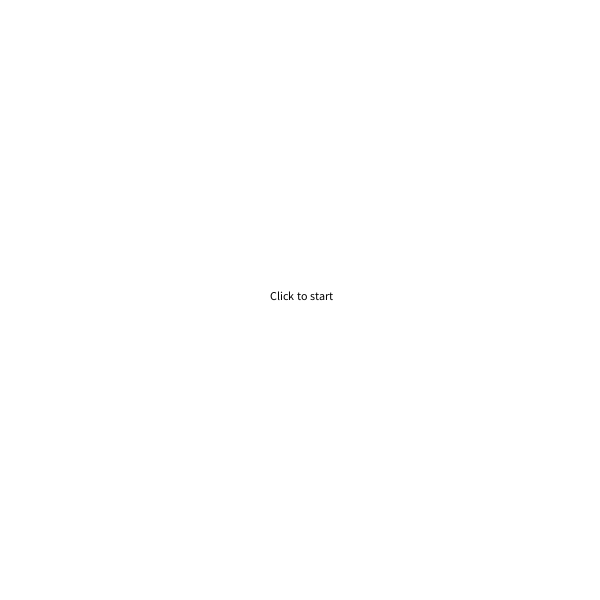
Frame 1 (no input)
Frame 60 (the mouse pressed at the canvas centre just before this capture): identical to frame 1, image omitted
Frame 120 (the mouse held since frame 60 and released just before this capture): blank canvas, image omitted

The Processing sketch that drew this single still picture (run headless with seeded random() and noise(); from frame 60 on, the mouse is pressed at the canvas centre):

// Processing sketch: raininggrid
// ── raininggrid.pde
import java.util.Arrays;
int SIZE = 600;
int tr = 100;
boolean started;
int SW, minSW, maxSW;
float j,k = 0;
ArrayList<Line> exes = new ArrayList<Line>();
ArrayList<Line> whys = new ArrayList<Line>();
ArrayList<Line> prev_exes = new ArrayList<Line>();
ArrayList<Line> prev_whys = new ArrayList<Line>();
color[] colours = {color(255,0,0), color(0,255,0), color(0,0,0), color(0, 0, 255)};
boolean vertical = true;

void setup() {
  fill(0);
  SW = 2;
  minSW = 2;
  maxSW = 2;
  strokeCap(SQUARE);
  surface.setSize(SIZE, SIZE);
  background(255);
  strokeWeight(SW);
  stroke(0, 75);


  for(int i = 0; i < 4; i++){
    exes.add(new Line(random(SIZE), true, colours[i]));
    whys.add(new Line(random(SIZE), false, colours[i]));
  }
}

void lines() {
  for(int i = 0; i < exes.size(); i++){
    Line l = exes.get(i);
    l.drawIt(j);  
  }
  j = (j + 1);
  if(j > 600) {
    j = 0;
    vertical = false;
  }
}

void lines2() {
  for(int i = 0; i < exes.size(); i++){
    Line l = exes.get(i);
    l.drawIt(SIZE);
  }
  
  for(int i = 0; i < whys.size(); i++){
    Line l = whys.get(i);
    l.drawIt(k);
  }
  k += 1;
  if(k > 600) {
    resetExes();
    resetWhys();
    k = 0;
    vertical = true;
  }
}

void resetExes() {
  for(int i = 0; i < exes.size(); i++){
    prev_exes.add(exes.get(i));
    exes.set(i, new Line(random(SIZE), true, colours[i]));
  }
}

void resetWhys() {
  for(int i = 0; i < whys.size(); i++){
    prev_whys.add(whys.get(i));
    whys.set(i, new Line(random(SIZE), false, colours[i]));
  }
}

void drawPrevs(){
  for(int j = 0; j < prev_whys.size()/4; j++) {    
    for(int i = 0; i < 4; i++){
      Line l = prev_exes.get((j*4)+i);
      l.drawIt(SIZE);
    }
    
    for(int i = 0; i < 4; i++){
      Line l = prev_whys.get((j*4)+i);
      l.drawIt(SIZE);
    }
  }
}

void draw() {
  if(started){
    fill(255);
    background(255);
    drawPrevs();
    if(vertical) {
    lines();
    } else {
      lines2();
    }
    noFill();
  } else {
    background(255);
    text("Click to start", SIZE*0.45, SIZE*0.5);
  }
}

void mousePressed() {
  started = true;
}

class Line {
  float pos;
  boolean vertical;
  float weight;
  color colour;
  
  Line(float pos, boolean vertical, color c){
    this.pos = pos;
    this.vertical = vertical;
    this.colour = c;
    float w;
    if(random(3) < 2) {
      w = 2;
    } else {
      w = random(minSW, maxSW);
    }
    this.weight = w;
  }
  
  void drawIt(float k){
    strokeWeight(weight);
    //stroke(colour, 75);
    if(vertical) {
      line(pos, 0, pos, ((SIZE/600.0)*(k)));

    } else {
      line(0,pos, ((SIZE/600.0)*(k)), pos);
    }
  }
}
